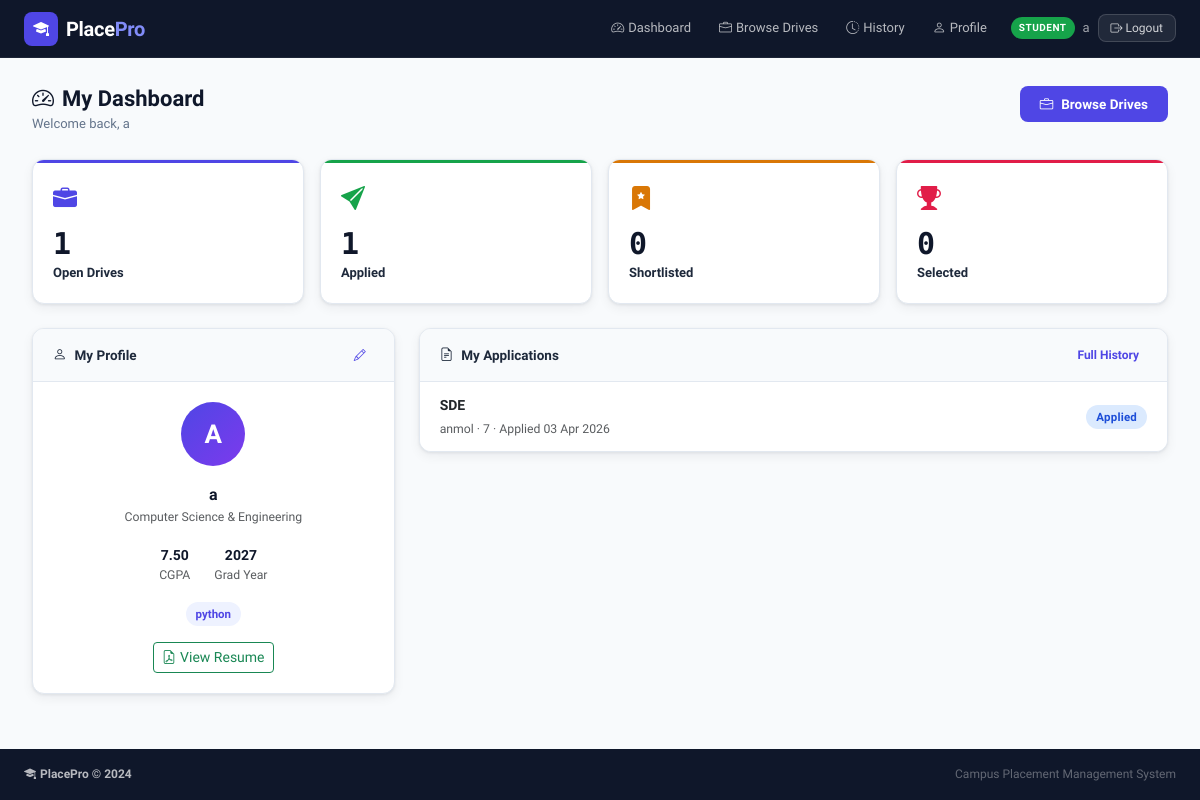
The page /student/dashboard (signed in) on the database its author committed.
### tables this page shows
CREATE TABLE users (
        id INTEGER PRIMARY KEY AUTOINCREMENT,
        username TEXT UNIQUE NOT NULL,
        email TEXT UNIQUE NOT NULL,
        password_hash TEXT NOT NULL,
        role TEXT NOT NULL,
        is_active INTEGER DEFAULT 1,
        created_at TEXT DEFAULT (datetime('now'))
    );

CREATE TABLE students (
        id INTEGER PRIMARY KEY AUTOINCREMENT,
        user_id INTEGER UNIQUE NOT NULL REFERENCES users(id) ON DELETE CASCADE,
        full_name TEXT NOT NULL,
        email TEXT,
        phone TEXT,
        department TEXT,
        cgpa REAL DEFAULT 0.0,
        graduation_year INTEGER,
        skills TEXT,
        address TEXT,
        resume_filename TEXT,
        is_blacklisted INTEGER DEFAULT 0,
        created_at TEXT DEFAULT (datetime('now'))
    );

CREATE TABLE applications (
        id INTEGER PRIMARY KEY AUTOINCREMENT,
        student_id INTEGER NOT NULL REFERENCES students(id) ON DELETE CASCADE,
        drive_id INTEGER NOT NULL REFERENCES placement_drives(id) ON DELETE CASCADE,
        application_date TEXT DEFAULT (datetime('now')),
        status TEXT DEFAULT 'applied',
        cover_letter TEXT,
        UNIQUE(student_id, drive_id)
    );

CREATE TABLE placement_drives (
        id INTEGER PRIMARY KEY AUTOINCREMENT,
        company_id INTEGER NOT NULL REFERENCES companies(id) ON DELETE CASCADE,
        job_title TEXT NOT NULL,
        job_description TEXT,
        eligibility_criteria TEXT,
        package TEXT,
        location TEXT,
        application_deadline TEXT,
        status TEXT DEFAULT 'pending',
        created_at TEXT DEFAULT (datetime('now'))
    );

CREATE TABLE companies (
        id INTEGER PRIMARY KEY AUTOINCREMENT,
        user_id INTEGER UNIQUE NOT NULL REFERENCES users(id) ON DELETE CASCADE,
        company_name TEXT NOT NULL,
        hr_contact TEXT,
        hr_email TEXT,
        website TEXT,
        description TEXT,
        industry TEXT,
        approval_status TEXT DEFAULT 'pending',
        is_blacklisted INTEGER DEFAULT 0,
        created_at TEXT DEFAULT (datetime('now'))
    );

### app.py (the view)
@app.route('/student/dashboard')
@login_required
@student_required
def student_dashboard():
    student = get_student()
    apps = query("""SELECT a.*, d.job_title, d.package, d.location, c.company_name
                    FROM applications a
                    JOIN placement_drives d ON d.id=a.drive_id
                    JOIN companies c ON c.id=d.company_id
                    WHERE a.student_id=? ORDER BY a.application_date DESC""", [student['id']])
    approved_drives = query("SELECT COUNT(*) c FROM placement_drives WHERE status='approved'", one=True)['c']
    applied_ids = {a['drive_id'] for a in apps}
    counts = dict(
        shortlisted=sum(1 for a in apps if a['status'] == 'shortlisted'),
        selected=sum(1 for a in apps if a['status'] == 'selected'),
    )
    u = current_user()
    return render_template('student/dashboard.html', student=student, user=u,
                           apps=apps, approved_drives=approved_drives,
                           applied_ids=applied_ids, counts=counts)

### app.py (called while the page is built)
@app.template_filter('fmtdate')
def fmtdate(s):
    if not s: return '—'
    try:
        s = str(s)[:10]
        from datetime import datetime
        return datetime.strptime(s, '%Y-%m-%d').strftime('%d %b %Y')
    except Exception:
        return str(s)[:10]

def get_db():
    if 'db' not in g:
        g.db = sqlite3.connect(DATABASE)
        g.db.row_factory = sqlite3.Row
        g.db.execute("PRAGMA foreign_keys = ON")
    return g.db

def query(sql, args=(), one=False):
    cur = get_db().execute(sql, args)
    rv = cur.fetchall()
    return (rv[0] if rv else None) if one else rv

def current_user():
    uid = session.get('user_id')
    if uid is None:
        return None
    return query("SELECT * FROM users WHERE id=?", [uid], one=True)

def login_required(f):
    @wraps(f)
    def dec(*a, **kw):
        if not session.get('user_id'):
            flash('Please log in to access this page.', 'warning')
            return redirect(url_for('login'))
        return f(*a, **kw)
    return dec

def student_required(f):
    @wraps(f)
    def dec(*a, **kw):
        u = current_user()
        if not u or u['role'] != 'student':
            flash('Student access required.', 'danger')
            return redirect(url_for('login'))
        s = query("SELECT * FROM students WHERE user_id=?", [u['id']], one=True)
        if s and s['is_blacklisted']:
            flash('Your account has been blacklisted.', 'danger')
            session.clear()
            return redirect(url_for('login'))
        return f(*a, **kw)
    return dec

@app.context_processor
def inject_user():
    u = current_user()
    return dict(current_user=u)

def get_student():
    u = current_user()
    return query("SELECT * FROM students WHERE user_id=?", [u['id']], one=True)

### templates/student/dashboard.html (shortened to what this page needs)
{% extends "base.html" %}
{% block content %}
<div class="pp-page">
  <div class="pp-page-header">
    <div><h4 class="pp-page-title"><i class="bi bi-speedometer2 me-2"></i>My Dashboard</h4><p class="pp-page-sub">Welcome back, {{ student['full_name'] }}</p></div>
    <a href="{{ url_for('student_drives') }}" class="btn btn-pp-primary"><i class="bi bi-briefcase me-2"></i>Browse Drives</a>
  </div>
  <div class="row g-3 mb-4">
    <div class="col-6 col-md-3"><div class="pp-stat-card pp-stat-blue"><div class="pp-stat-icon"><i class="bi bi-briefcase-fill"></i></div><div class="pp-stat-val">{{ approved_drives }}</div><div class="pp-stat-lbl">Open Drives</div></div></div>
    <div class="col-6 col-md-3"><div class="pp-stat-card pp-stat-green"><div class="pp-stat-icon"><i class="bi bi-send-fill"></i></div><div class="pp-stat-val">{{ apps|length }}</div><div class="pp-stat-lbl">Applied</div></div></div>
    <div class="col-6 col-md-3"><div class="pp-stat-card pp-stat-amber"><div class="pp-stat-icon"><i class="bi bi-bookmark-star-fill"></i></div><div class="pp-stat-val">{{ counts.shortlisted }}</div><div class="pp-stat-lbl">Shortlisted</div></div></div>
    <div class="col-6 col-md-3"><div class="pp-stat-card pp-stat-rose"><div class="pp-stat-icon"><i class="bi bi-trophy-fill"></i></div><div class="pp-stat-val">{{ counts.selected }}</div><div class="pp-stat-lbl">Selected</div></div></div>
  </div>
  <div class="row g-4">
    <div class="col-md-4">
      <div class="pp-card">
        <div class="pp-card-header d-flex justify-content-between align-items-center"><span><i class="bi bi-person me-2"></i>My Profile</span><a href="{{ url_for('student_edit_profile') }}" class="btn btn-xs btn-outline-pp"><i class="bi bi-pencil"></i></a></div>
        <div class="pp-card-body text-center">
          <div class="student-avatar mb-3 mx-auto">{{ student['full_name'][0]|upper }}</div>
          <div class="fw-600 fs-6">{{ student['full_name'] }}</div>
          <div class="text-muted small mb-3">{{ student['department'] or 'Department not set' }}</div>
          <div class="profile-stats d-flex justify-content-center gap-4 mb-3">
            <div class="text-center"><div class="fw-600">{{ '%.2f'|format(student['cgpa']) if student['cgpa'] else '—' }}</div><div class="small text-muted">CGPA</div></div>
            <div class="text-center"><div class="fw-600">{{ student['graduation_year'] or '—' }}</div><div class="small text-muted">Grad Year</div></div>
          </div>
          {% if student['skills'] %}
          <div class="d-flex flex-wrap gap-1 justify-content-center">{% for sk in student['skills'].split(',')[:5] %}<span class="skill-tag">{{ sk.strip() }}</span>{% endfor %}</div>
          {% else %}<a href="{{ url_for('student_edit_profile') }}" class="btn btn-sm btn-outline-pp mt-2"><i class="bi bi-plus me-1"></i>Add Skills</a>{% endif %}
          {% if not student['resume_filename'] %}
          <div class="mt-3"><a href="{{ url_for('student_edit_profile') }}" class="btn btn-sm btn-outline-warning"><i class="bi bi-upload me-1"></i>Upload Resume</a></div>
          {% else %}
          <div class="mt-3"><a href="{{ url_for('static', filename='uploads/' + student['resume_filename']) }}" class="btn btn-sm btn-outline-success" target="_blank"><i class="bi bi-file-earmark-pdf me-1"></i>View Resume</a></div>
          {% endif %}
        </div>
      </div>
    </div>
    <div class="col-md-8">
      <div class="pp-card">
        <div class="pp-card-header d-flex justify-content-between align-items-center"><span><i class="bi bi-file-earmark-text me-2"></i>My Applications</span><a href="{{ url_for('student_history') }}" class="btn btn-xs btn-outline-pp">Full History</a></div>
        <div class="pp-card-body p-0">
          {% if apps %}
          <div class="list-group list-group-flush">
            {% for a in apps[:8] %}
            <div class="list-group-item pp-list-item">
              <div class="d-flex justify-content-between align-items-center">
                <div>
                  <div class="fw-600">{{ a['job_title'] }}</div>
                  <small class="text-muted">{{ a['company_name'] }} · {{ a['package'] or 'Package TBD' }} · Applied {{ a['application_date']|fmtdate }}</small>
                </div>
                <span class="status-badge status-{{ a['status'] }}">{{ a['status']|capitalize }}</span>
              </div>
            </div>
            {% endfor %}
          </div>
          {% else %}<div class="pp-empty"><i class="bi bi-inbox fs-1 text-muted"></i><br>No applications yet. <a href="{{ url_for('student_drives') }}">Browse available drives →</a></div>{% endif %}
        </div>
      </div>
    </div>
  </div>
</div>
{% endblock %}

### templates/base.html (shortened to what this page needs)
<!DOCTYPE html>
<html lang="en">
<head>
  <link rel="stylesheet" href="https://cdn.jsdelivr.net/npm/bootstrap@5.3.2/dist/css/bootstrap.min.css"/>
  <link rel="stylesheet" href="https://cdn.jsdelivr.net/npm/bootstrap-icons@1.11.3/font/bootstrap-icons.min.css"/>
  <link rel="stylesheet" href="{{ url_for('static', filename='css/style.css') }}"/>
</head>
<body>
<nav class="navbar navbar-expand-lg pp-navbar sticky-top">
  <div class="container-fluid px-4">
    <a class="navbar-brand d-flex align-items-center gap-2" href="{{ url_for('index') }}">
      <span class="brand-icon"><i class="bi bi-mortarboard-fill"></i></span>
      <span class="brand-text">Place<span class="brand-accent">Pro</span></span>
    </a>
    <div class="collapse navbar-collapse" id="navMain">
      <ul class="navbar-nav ms-auto align-items-center gap-1">
        {% if current_user %}
          {% if current_user['role'] == 'admin' %}
            <li class="nav-item"><a class="nav-link" href="{{ url_for('admin_dashboard') }}"><i class="bi bi-speedometer2 me-1"></i>Dashboard</a></li>
            <li class="nav-item"><a class="nav-link" href="{{ url_for('admin_companies') }}"><i class="bi bi-building me-1"></i>Companies</a></li>
            <li class="nav-item"><a class="nav-link" href="{{ url_for('admin_students') }}"><i class="bi bi-people me-1"></i>Students</a></li>
            <li class="nav-item"><a class="nav-link" href="{{ url_for('admin_drives') }}"><i class="bi bi-briefcase me-1"></i>Drives</a></li>
            <li class="nav-item"><a class="nav-link" href="{{ url_for('admin_applications') }}"><i class="bi bi-file-text me-1"></i>Applications</a></li>
          {% elif current_user['role'] == 'company' %}
            <li class="nav-item"><a class="nav-link" href="{{ url_for('company_dashboard') }}"><i class="bi bi-speedometer2 me-1"></i>Dashboard</a></li>
            <li class="nav-item"><a class="nav-link" href="{{ url_for('company_create_drive') }}"><i class="bi bi-plus-circle me-1"></i>New Drive</a></li>
          {% elif current_user['role'] == 'student' %}
            <li class="nav-item"><a class="nav-link" href="{{ url_for('student_dashboard') }}"><i class="bi bi-speedometer2 me-1"></i>Dashboard</a></li>
            <li class="nav-item"><a class="nav-link" href="{{ url_for('student_drives') }}"><i class="bi bi-briefcase me-1"></i>Browse Drives</a></li>
            <li class="nav-item"><a class="nav-link" href="{{ url_for('student_history') }}"><i class="bi bi-clock-history me-1"></i>History</a></li>
            <li class="nav-item"><a class="nav-link" href="{{ url_for('student_profile') }}"><i class="bi bi-person me-1"></i>Profile</a></li>
          {% endif %}
          <li class="nav-item ms-2">
            <div class="d-flex align-items-center gap-2">
              <span class="role-badge role-{{ current_user['role'] }}">{{ current_user['role']|upper }}</span>
              <span class="nav-username">{{ current_user['username'] }}</span>
              <a href="{{ url_for('logout') }}" class="btn btn-sm btn-logout">
                <i class="bi bi-box-arrow-right"></i> Logout
              </a>
            </div>
          </li>
        {% endif %}
      </ul>
    </div>
  </div>
</nav>
<main class="pp-main">
  {% block content %}{% endblock %}
</main>
<footer class="pp-footer mt-auto">
  <div class="container-fluid px-4">
    <div class="d-flex flex-wrap justify-content-between align-items-center py-3">
      <span class="footer-brand"><i class="bi bi-mortarboard-fill me-1"></i>PlacePro &copy; {{ 2024 }}</span>
      <span class="footer-sub">Campus Placement Management System</span>
    </div>
  </div>
</footer>
</body>
</html>

### rows shown on the page
users: role "STUDENT", username "a"
students: full_name "a", full_name "A", department "Computer Science & Engineering", cgpa "7.50", graduation_year "2027", strip "python"
applications: job_title "SDE", company_name "anmol", package "7", application_date|fmtdate "03 Apr 2026", status "Applied"

### other values the page prints
{{ approved_drives }} "1"
{{ apps|length }} "1"
{{ counts.shortlisted }} "0"
{{ counts.selected }} "0"
{{ 2024 }} "2024"
